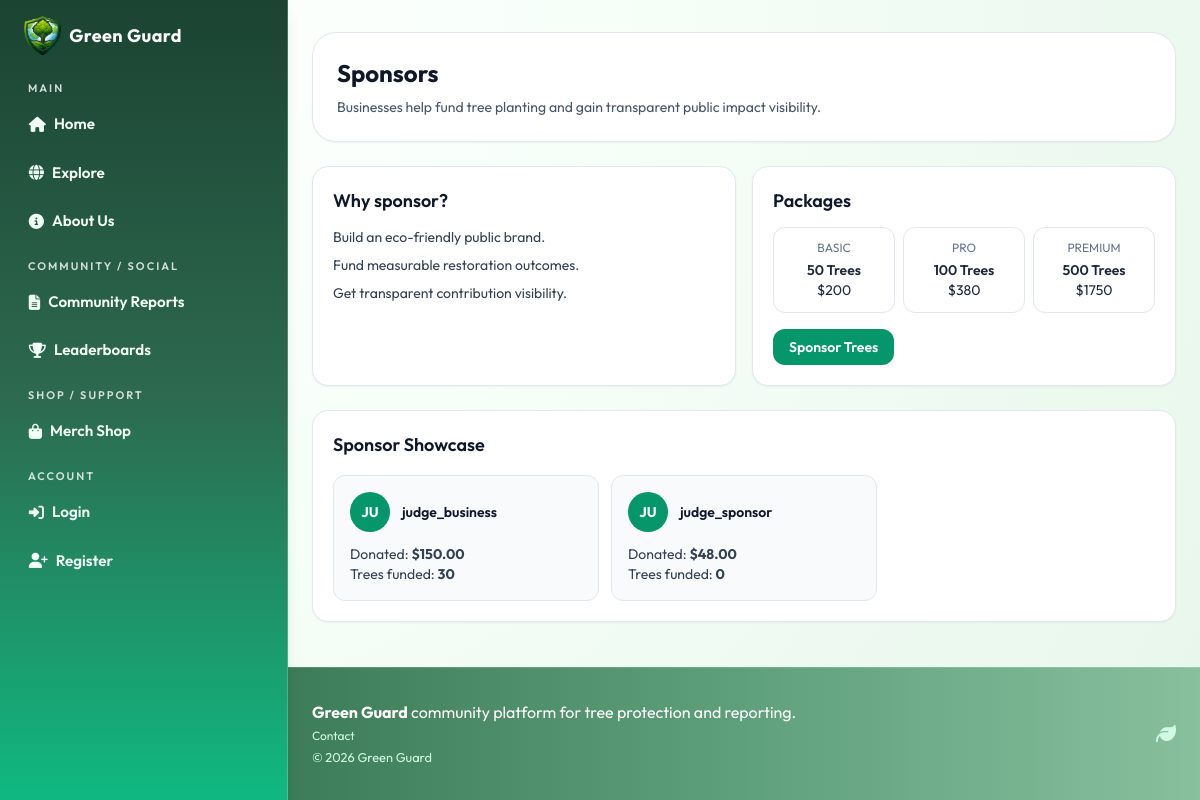
The app's page /sponsors with its own data.
### models.py (models this page shows, shortened)
class User(UserMixin, db.Model):
    id = db.Column(db.Integer, primary_key=True)
    username = db.Column(db.String(80), unique=True, nullable=False)
    email = db.Column(db.String(120), unique=True, nullable=False)
    password_hash = db.Column(db.String(255), nullable=False)
    role = db.Column(db.String(30), default="individual", nullable=False)
    is_admin = db.Column(db.Boolean, default=False, nullable=False)
    verification_status = db.Column(
        db.String(20), default="approved", nullable=False
    )
    verified_at = db.Column(db.DateTime)
    verified_by_id = db.Column(db.Integer, db.ForeignKey("user.id"))
    created_at = db.Column(
        db.DateTime, default=datetime.utcnow, nullable=False)
    verified_by = db.relationship(
        "User",
        remote_side=[id],
        foreign_keys=[verified_by_id],
        post_update=True,
    )
    tree_records = db.relationship(
        "TreeRecord", backref="user", lazy=True, cascade="all, delete-orphan"
    )
    cutting_reports = db.relationship(
        "CuttingReport", backref="user", lazy=True, cascade="all, delete-orphan"
    )
    volunteer_signups = db.relationship(
        "VolunteerCampaignSignup", backref="user", lazy=True, cascade="all, delete-orphan"
    )
    support_donations = db.relationship(
        "SupportDonation", backref="user", lazy=True, cascade="all, delete-orphan"
    )
    created_campaigns = db.relationship(
        "Campaign", backref="creator", lazy=True, foreign_keys="Campaign.creator_user_id"
    )
    merch_purchases = db.relationship(
        "MerchPurchase", backref="user", lazy=True, cascade="all, delete-orphan"
    )

### routes/main.py (the view)
@main_bp.route("/sponsors")
def sponsors_page():
    sponsors = User.query.filter(
        User.is_admin.is_(False),
        User.role.in_(["business", "individual"]),
    ).all()
    sponsor_showcase = []
    for sponsor in sponsors:
        donations = SupportDonation.query.filter_by(user_id=sponsor.id).all()
        amount_total = sum(float(item.amount) for item in donations)
        trees_total = sum(
            item.quantity or 0 for item in donations if item.category == "plants"
        )
        if amount_total <= 0 and trees_total <= 0:
            continue
        sponsor_showcase.append(
            {
                "user": sponsor,
                "amount_total": amount_total,
                "trees_total": trees_total,
            }
        )
    sponsor_showcase.sort(
        key=lambda row: (row["amount_total"], row["trees_total"]),
        reverse=True,
    )
    return render_template(
        "businesses/sponsors/sponsors.html",
        sponsor_showcase=sponsor_showcase[:12],
    )

### templates/businesses/sponsors/sponsors.html (shortened to what this page needs)
{% extends 'base.html' %}
{% block content %}
  <section class="mx-auto mt-8 w-full max-w-6xl px-4 sm:px-6">
    <div class="rounded-3xl border border-slate-200 bg-white p-6 shadow-sm">
      <h1 class="text-2xl font-bold text-slate-900">Sponsors</h1>
      <p class="mt-2 text-sm text-slate-600">Businesses help fund tree planting and gain transparent public impact visibility.</p>
    </div>
    <div class="mt-6 grid gap-4 lg:grid-cols-2">
      <article class="rounded-2xl border border-slate-200 bg-white p-5 shadow-sm">
        <h2 class="text-lg font-semibold text-slate-900">Why sponsor?</h2>
        <ul class="mt-3 space-y-2 text-sm text-slate-700">
          <li>Build an eco-friendly public brand.</li>
          <li>Fund measurable restoration outcomes.</li>
          <li>Get transparent contribution visibility.</li>
        </ul>
      </article>
      <article class="rounded-2xl border border-slate-200 bg-white p-5 shadow-sm">
        <h2 class="text-lg font-semibold text-slate-900">Packages</h2>
        <div class="mt-3 grid gap-2 sm:grid-cols-3">
          <div class="rounded-xl border border-slate-200 p-3 text-center">
            <p class="text-xs uppercase text-slate-500">Basic</p>
            <p class="mt-1 text-sm font-semibold">50 Trees</p>
            <p class="text-sm">$200</p>
          </div>
          <div class="rounded-xl border border-slate-200 p-3 text-center">
            <p class="text-xs uppercase text-slate-500">Pro</p>
            <p class="mt-1 text-sm font-semibold">100 Trees</p>
            <p class="text-sm">$380</p>
          </div>
          <div class="rounded-xl border border-slate-200 p-3 text-center">
            <p class="text-xs uppercase text-slate-500">Premium</p>
            <p class="mt-1 text-sm font-semibold">500 Trees</p>
            <p class="text-sm">$1750</p>
          </div>
        </div>
        <a href="{{ url_for('main.sponsorship_donations') }}" class="mt-4 inline-block rounded-xl bg-emerald-600 px-4 py-2 text-sm font-semibold text-white hover:bg-emerald-700">Sponsor Trees</a>
      </article>
    </div>
    <article class="mt-6 mb-10 rounded-2xl border border-slate-200 bg-white p-5 shadow-sm">
      <h2 class="text-lg font-semibold text-slate-900">Sponsor Showcase</h2>
      {% if sponsor_showcase %}
        <div class="mt-4 grid gap-3 sm:grid-cols-2 lg:grid-cols-3">
          {% for sponsor in sponsor_showcase %}
            <div class="rounded-xl border border-slate-200 bg-slate-50 p-4">
              <div class="flex items-center gap-3">
                <div class="flex h-10 w-10 items-center justify-center rounded-full bg-emerald-600 text-sm font-bold text-white">{{ sponsor.user.username[:2]|upper }}</div>
                <p class="text-sm font-semibold text-slate-900">{{ sponsor.user.username }}</p>
              </div>
              <p class="mt-3 text-sm text-slate-700">
                Donated: <strong>${{ '%.2f'|format(sponsor.amount_total) }}</strong>
              </p>
              <p class="text-sm text-slate-700">
                Trees funded: <strong>{{ sponsor.trees_total }}</strong>
              </p>
            </div>
          {% endfor %}
        </div>
      {% else %}
        <p class="mt-3 text-sm text-slate-600">No sponsors published yet.</p>
      {% endif %}
    </article>
  </section>
{% endblock %}

### static/css/style.css (style rules this page uses)
:root { --gg-green-dark: #2f6b47; --gg-green-mid: #5fa07c; --gg-green-soft: #ecf9f0; --gg-earth: #b8a398; --gg-blush: #dff3e5; --gg-sky: #d8efe0; --gg-lemon: #f1f8dc; --gg-text: #223229; --gg-shadow: 0 10px 24px rgba(74, 125, 95, 0.16); }
body { font-family: 'Outfit', sans-serif; background: radial-gradient(circle at 8% 4%, #ffffff 0%, #f7fff9 35%, #eefaf1 70%, #e7f6ea 100%); color: var(--gg-text); }
.text-center { text-align: center; }
.text-white, .text-light { color: #ffffff; }
.shadow-sm { box-shadow: 0 6px 18px rgba(74, 125, 95, 0.12); }
.border { border: 1px solid #dbe7dd; }
.mt-3 { margin-top: 1rem; }
.mt-4 { margin-top: 1.5rem; }
.p-3 { padding: 1rem; }

### records on screen
User: user "JU", user.username "judge_business"
User: user "JU", user.username "judge_sponsor"

### other values on screen
{{ '%.2f'|format(sponsor.amount_total) }} "150.00" "48.00"
{{ sponsor.trees_total }} "30" "0"
